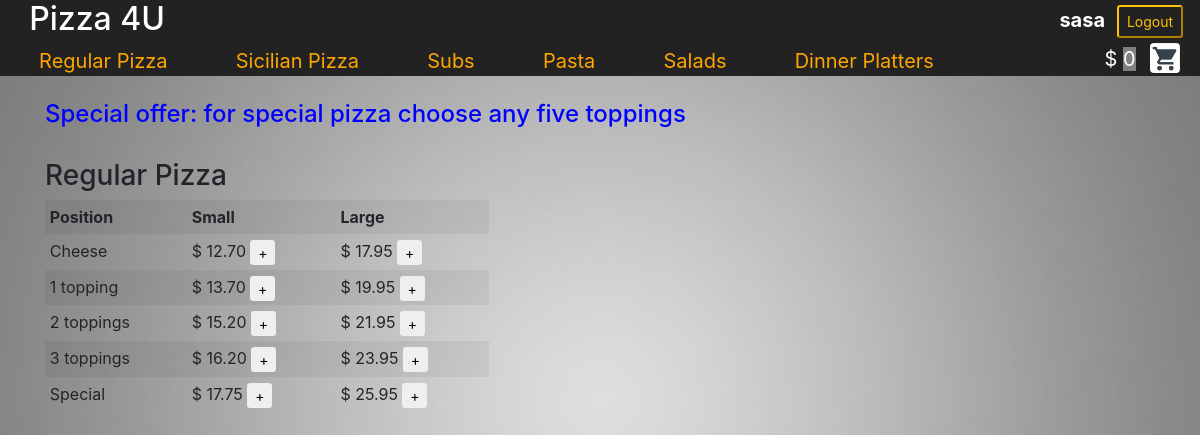
The page /menu/Regular Pizza (signed in) on the database its author committed.
### orders/models.py (models this page shows, shortened)
class MenuPosition(models.Model):
	name = models.CharField(max_length=64)
	name_id = models.CharField(max_length=64)

class MenuTable(models.Model):
	id_position = models.AutoField(primary_key=True)
	category = models.CharField(max_length=64, help_text="Enter the category of dish")
	dish_name = models.CharField(max_length=64, null=True, help_text="Enter a dish")
	price_sml = models.DecimalField(max_digits=4, decimal_places=2, \
									null=True, blank=True, help_text="Enter price")
	price_lrg = models.DecimalField(max_digits=4, decimal_places=2, \
									null=True, blank=True, help_text="Enter price")
	topping_count = models.IntegerField(null=True, blank=True,\
									help_text="Enter topping count")

### orders/views.py (the view)
# urls.py: path("menu/<str:menu_position>", views.menu, name="menu"),
def menu(request, menu_position):
	menu_table = list(MenuTable.objects.filter(category=menu_position).values())
	toppings = MenuTable.objects.filter(category="Toppings").values()
	price_lrg = MenuTable.objects.filter(category=menu_position).values("price_lrg")
	flag = False
	for price in price_lrg:
		if price["price_lrg"] != None:
			flag = True
			break
	context = {\
				"user": request.user,\
				"menu_position":menu_position,\
				"menu_list": MenuPosition.objects.values_list(),\
				"menu_table": menu_table,\
				"toppings":toppings,\
				"flag": flag,\
				"total_cost": order_prise(request.user)
	}
	return render(request,"menu.html", context)

### orders/views.py (called while the page is built)
def order_prise(user_id):
	check_order(user_id)
	order_price = 0
	user_order = Orders.objects.filter(user_id=user_id, order_status="in basket").get()
	user_ord_numb = user_order.order_number
	order_list = OrderDetails.objects.filter(order_number=user_ord_numb)
	if user_order:
		for one_dish in order_list:
			if one_dish.dish_id.category != "Toppings":
				order_price += one_dish.price
	return order_price

def check_order(user_id):
	order_list_ = Orders.objects.filter(user_id=user_id, order_status="in basket").values()
	if len(order_list_) == 0:
		user_order = Orders(user=user_id, order_status="in basket")
		user_order.save()

### orders/templates/menu.html (shortened to what this page needs)
{% extends "index.html" %}
{% block body%}
	{% if flag %}
		{% if menu_position == 'Regular Pizza' or menu_position == 'Sicilian Pizza' %}
			<div style="margin-top: 30px;margin-bottom:30px; color: blue">
				<h4>Special offer: for special pizza choose any five toppings</h4>
			</div>
			<h3>{{ menu_position }}</h3>
			<table id="pizza_table" class="table table-striped table-hover table-borderless table-sm" style="width:40%">
				<tr >
	                <th>Position</th>
	                <th>Small</th>
		            <th>Large</th>
	        	</tr>
				{% for name in menu_table %}
		            <tr>
		                <td>{{ name.dish_name }}</td>
	                		{% if name.topping_count == None %}
	                			<td>$ {{ name.price_sml }}
									<a href="{% url 'add_in_basket' menu_position  name.id_position 'price_sml' None %}">
										<button class="btn btn-sm btn_submit" >+</button>
									</a>
								</td>
				                <td>
				                	$ {{ name.price_lrg }}
				                	<a href="{% url 'add_in_basket' menu_position  name.id_position 'price_lrg' None %}">
										<button class="btn btn-sm btn_submit" >+</button>
									</a>
								</td>
		                	{% else %}
			                	<td>$ {{ name.price_sml }}
										<button id="pizza_sml_btn" class="btn btn-sm btn_submit" data-toggle="modal" data-target="#myModal" value="{{menu_position}}, {{name.id_position}}, price_sml, {{name.topping_count}}">+</button>
								</td>
			                <td>
			                	$ {{ name.price_lrg }}
	 								<button id="pizza_lrg_btn" class="btn btn-sm btn_submit" data-toggle="modal" data-target="#myModal"
	 								value="{{menu_position}}, {{name.id_position}}, price_lrg, {{name.topping_count}}">+</button>
							</td>
						{% endif %}
					</tr>
				{% endfor %}
			</table>
    	{% endif %}
	{% endif %}
{% endblock %}

### orders/templates/index.html (shortened to what this page needs)
<!DOCTYPE html>
<html>
    <head>
        {% load static %}
        <link rel="stylesheet" href="https://maxcdn.bootstrapcdn.com/bootstrap/4.1.3/css/bootstrap.min.css">
        <link rel="stylesheet" type="text/css" href="{% static 'styles.css' %}">
    </head>
    <body >
        <div class="main-header" style="z-index:99999999">
            <div class="grid-container">
                <div>
                    <h2 class='text-white text-right'><a style="color: white; margin-right: 5px" href="{% url 'index'  %}">Pizza 4U</a></h2>
                </div>
                <div>
                </div>
                {% if user %}
                        <div id = "username_in_head" class='text-white text-right font-weight-bold' style="font-size: larges; margin: 5px;margin-right: -15px" >{{user}}</div>
                        <div>
                            <a href="{% url 'logout' %}">
                                <button id = "btn_logout" style="margin: 5px; margin-right: -15px" type="button" class="btn-sm btn-outline-warning">Logout</button>
                            </a>
                        </div>
                {% endif %}
            </div>
        {% if user.is_superuser %}
            </div>
            <div class="container" style="margin-top: 80px">
                <table>
                    {% for order in all_orders %}
                        <tr height="35">
                            <td>
                                <h5 id="inline">#{{ order.order_number }} - {{ order.user }} - {{ order.order_status }}</h5>
                            </td>
                            <td>
                                <div class="dropdown" id="inline">
                                    <button type="button" class="btn btn-success dropdown-toggle" data-toggle="dropdown">
                                    Order Status
                                    </button>
                                    <div class="dropdown-menu">
                                        <a class="dropdown-item" href="{% url 'order_status' order.order_number 'in procces' %}">in procces</a>
                                        <a class="dropdown-item" href="{% url 'order_status' order.order_number 'closed' %}">closed</a>
                                    </div>
                                </div>
                            </td>
                            <td>
                                <div class="dropdown" id="inline">
                                    <button type="button" class="btn btn-sml btn-info dropdown-toggle" data-toggle="dropdown">
                                    Order Details</button>
                                    <div class="dropdown-menu">
                                        {% for details in order_details %}
                                           {% if details.order_number.order_number == order.order_number %}
                                                {% if details.dish_id.category == "Toppings" %}
                                                    <a class="dropdown-item" style="margin-left: 30px">- {{ details.dish_id.dish_name }}</a>
                                                {% else %}
                                                    <a class="dropdown-item">{{ details.dish_id.category }}/{{ details.dish_id.dish_name }} - $ {{ details.price }}</a>
                                                {% endif %}
                                            {% endif %}
                                        {% endfor %}
                                    </div>
                                </div>
                            </td>
                        </tr>
                    {% endfor %}
                </table>
            </div>
        {% else  %}
            <div id = "menu_in_header " class="grid-container2">
                {% for menu_code, menu_position, menu_id in menu_list %}
                    <div>
                        <a style="color: orange" href="{% url 'menu' menu_position %}"> {{ menu_position }}</a>
                    </div>
                {% endfor %}
                <div>
                </div>
                {% if user %}
                    <div style="text-align: right;">
                       <p style="margin: -2.5px 0px;">$ <span style="background: gray;">{{ total_cost }}</span></p>
                    </div>
                    <div style="margin: -5px;">
                        <a href="{% url 'order' %}">
                            <button id="basket_btn" type="button" class="btn"></button>
                        </a>
                    </div>
                 {% endif %}
            </div>
        </div>
        <div class="container" style="margin-top: 100px">
            {% block body%}{% endblock %}
        </div>
        {% endif %}
    </body>
</html>

### orders/static/styles.css (style rules this page uses)
body { overflow: auto; background: url(./depositphotos_9218159-stock-photo-grey-background.jpg) no-repeat center center fixed; background-size: 120%; }
.main-header { position: fixed; top: 0; width: 100%; padding: 0px 10px; background: #222; }
.grid-container { display: grid; grid-template-columns: 160px auto 200px 100px; }
.grid-container2 { display: grid; grid-template-columns:repeat(8, auto) 5%; margin: -5px; padding: 5px 0px; }
.grid-container > div, .grid-container2 > div { text-align: center; padding: 0px 0px; font-size: 20px; color: white; }
.btn_submit { top: 0px; right: 0px; width: 25px; height: 25px; margin: 0px; padding: 0rem 0rem; }
#basket_btn { width: 30px; height: 30px; background-image: url(./basket.png); background-size: 105%; background-repeat: no-repeat; background-position: -1px 0px; }

### rows shown on the page
MenuPosition: menu_list "Regular Pizza"
MenuPosition: menu_list "Sicilian Pizza"
MenuPosition: menu_list "Subs"
MenuPosition: menu_list "Pasta"
MenuPosition: menu_list "Salads"
MenuPosition: menu_list "Dinner Platters"
MenuTable: dish_name "Cheese", price_sml "12.70", price_lrg "17.95"
MenuTable: dish_name "1 topping", price_sml "13.70", price_lrg "19.95"
MenuTable: dish_name "2 toppings", price_sml "15.20", price_lrg "21.95"
MenuTable: dish_name "3 toppings", price_sml "16.20", price_lrg "23.95"
MenuTable: dish_name "Special", price_sml "17.75", price_lrg "25.95"

### other values the page prints
{{ user }} "sasa"
{{ total_cost }} "0"
{{ menu_position }} "Regular Pizza"
